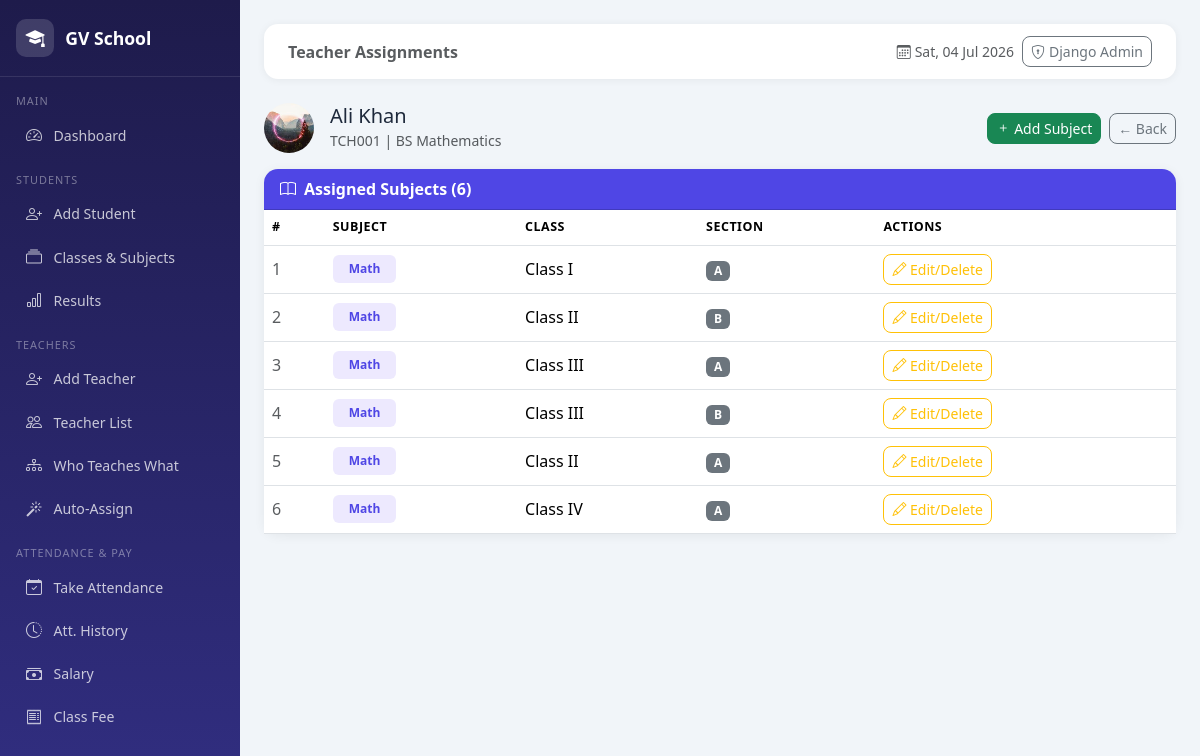
The page /man/show/TCH001/ (signed in) on the database its author committed.
### Teacher/models.py (models this page shows, shortened)
class Teachers(models.Model):
    id            = models.AutoField(primary_key=True)
    Employee_ID   = models.CharField(max_length=100, unique=True)
    First_Name    = models.CharField(max_length=50)
    Last_Name     = models.CharField(max_length=50)
    Email         = models.EmailField()
    Contact       = models.CharField(max_length=20)
    Address       = models.CharField(max_length=1000)
    Image         = models.ImageField(upload_to='image', blank=True, default='')
    Qualification = models.CharField(max_length=200)
    specialization = models.CharField(max_length=200, blank=True, default='',
                                      help_text="Subjects that teacher can teach (comma separated)")
    Gender = models.CharField(max_length=20, default=''),
    Title=models.CharField(max_length=30,default='')

### manager/models.py (models this page shows, shortened)
class Assigned(models.Model):
    Employee_ID = models.CharField(max_length=100)
    Subject     = models.CharField(max_length=100)
    clas        = models.ForeignKey(Section, on_delete=models.CASCADE)
    class Meta:
        unique_together = ('Employee_ID', 'Subject', 'clas')

### cls/models.py (models this page shows, shortened)
class Section(models.Model):
    grade         = models.ForeignKey(Grade, on_delete=models.CASCADE)
    section       = models.CharField(max_length=50)

class Grade(models.Model):
    id            = models.AutoField(primary_key=True)
    grade         = models.CharField(max_length=50)
    def __str__(self):
        return self.grade

### manager/views.py (the view)
# urls.py: path('',views.show,name="Show"),
@login_required(login_url='/man/')
def show(request, E_id):
    teacher = get_object_or_404(Teachers, Employee_ID=E_id)
    assigns = Assigned.objects.filter(
        Employee_ID=E_id).select_related('clas', 'clas__grade')
    return render(request, 'add/view.html', {
        'teacher' : teacher,
        'subjects': assigns,
    })

### manager/Templates/add/view.html (shortened to what this page needs)
{% extends 'add/base.html' %}
{% block breadcrumb %}Teacher Assignments{% endblock %}
{% block content %}
<div class="d-flex justify-content-between align-items-center mb-3">
  <div class="d-flex align-items-center gap-3">
    {% if teacher.Image %}
    <img src="{{ teacher.Image.url }}" class="rounded-circle" style="width:50px;height:50px;object-fit:cover">
    {% else %}
    <div class="rounded-circle bg-primary d-flex align-items-center justify-content-center text-white"
         style="width:50px;height:50px;font-size:1.3rem;font-weight:700">{{ teacher.First_Name|first }}</div>
    {% endif %}
    <div>
      <h5 class="mb-0">{{ teacher.First_Name }} {{ teacher.Last_Name }}</h5>
      <small class="text-muted">{{ teacher.Employee_ID }} | {{ teacher.Qualification }}</small>
    </div>
  </div>
  <div class="d-flex gap-2">
    <a href="{% url 'Assign' teacher.Employee_ID %}" class="btn btn-success btn-sm">
      <i class="bi bi-plus me-1"></i>Add Subject
    </a>
    <a href="{% url 'Teacher' %}" class="btn btn-outline-secondary btn-sm">← Back</a>
  </div>
</div>
<div class="card">
  <div class="card-header fw-semibold" style="background:#4f46e5;color:#fff">
    <i class="bi bi-book me-2"></i>Assigned Subjects ({{ subjects|length }})
  </div>
  <div class="table-responsive">
    <table class="table table-hover mb-0">
      <thead style="background:#f1f5f9">
        <tr><th>#</th><th>Subject</th><th>Class</th><th>Section</th><th>Actions</th></tr>
      </thead>
      <tbody>
        {% for s in subjects %}
        <tr>
          <td class="text-muted">{{ forloop.counter }}</td>
          <td>
            <span class="badge px-3 py-2" style="background:#ede9fe;color:#4f46e5">
              {{ s.Subject }}
            </span>
          </td>
          <td>{{ s.clas.grade }}</td>
          <td><span class="badge bg-secondary">{{ s.clas.section }}</span></td>
          <td>
            <a href="{% url 'Update' s.id %}" class="btn btn-sm btn-outline-warning">
              <i class="bi bi-pencil"></i> Edit/Delete
            </a>
          </td>
        </tr>
        {% empty %}
        <tr><td colspan="5" class="text-center text-muted py-4">
          No subject found. <a href="{% url 'Assign' teacher.Employee_ID %}">Add</a>
        </td></tr>
        {% endfor %}
      </tbody>
    </table>
  </div>
</div>
{% endblock %}

### manager/Templates/add/base.html (style rules this page uses)
:root { --primary : #4f46e5; --primary-d : #3730a3; --success : #059669; --warning : #d97706; --danger : #dc2626; --info : #0891b2; --bg : #f1f5f9; --card : #ffffff; --text : #1e293b; --muted : #64748b; }
* { box-sizing: border-box; }
body { background: var(--bg); color: var(--text); font-family: 'Segoe UI', sans-serif; min-height: 100vh; }
.card { border: none; border-radius: 14px; box-shadow: 0 2px 12px rgba(0,0,0,.06); }
.card-header { font-weight: 600; border-radius: 14px 14px 0 0 !important; }
.table th { font-size: .78rem; text-transform: uppercase; letter-spacing: .5px; font-weight: 600; }
.table td { vertical-align: middle; }
.btn { border-radius: 8px; }

### rows shown on the page
Teachers: Image (picture), First_Name "Ali", Last_Name "Khan", Employee_ID "TCH001", Qualification "BS Mathematics"
Assigned: Subject "Math", clas.grade "Class I", clas.section "A"
Assigned: Subject "Math", clas.grade "Class II", clas.section "B"
Assigned: Subject "Math", clas.grade "Class III", clas.section "A"
Assigned: Subject "Math", clas.grade "Class III", clas.section "B"
Assigned: Subject "Math", clas.grade "Class II", clas.section "A"
Assigned: Subject "Math", clas.grade "Class IV", clas.section "A"

### other values the page prints
{{ subjects|length }} "6"
